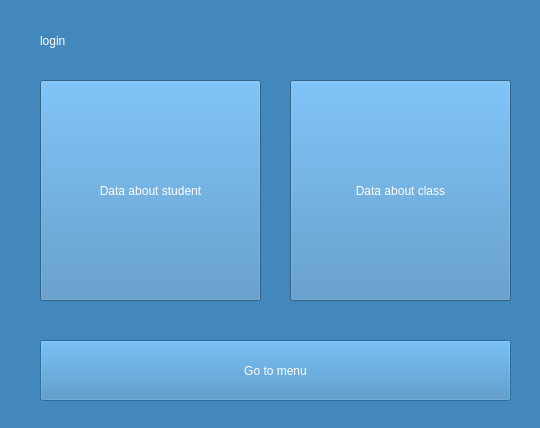
<?xml version="1.0" encoding="UTF-8"?>
<ui version="4.0">
 <class>get_data</class>
 <widget class="QDialog" name="get_data">
  <property name="geometry">
   <rect>
    <x>0</x>
    <y>0</y>
    <width>540</width>
    <height>428</height>
   </rect>
  </property>
  <property name="windowTitle">
   <string>Dialog</string>
  </property>
  <property name="styleSheet">
   <string notr="true">background-color: rgb(67, 136, 189);
selection-color: rgb(22, 34, 49);</string>
  </property>
  <widget class="QLabel" name="label">
   <property name="geometry">
    <rect>
     <x>40</x>
     <y>20</y>
     <width>471</width>
     <height>41</height>
    </rect>
   </property>
   <property name="styleSheet">
    <string notr="true">color: rgb(255, 255, 255);</string>
   </property>
   <property name="text">
    <string>login</string>
   </property>
  </widget>
  <widget class="QPushButton" name="get_back_button">
   <property name="geometry">
    <rect>
     <x>40</x>
     <y>340</y>
     <width>471</width>
     <height>61</height>
    </rect>
   </property>
   <property name="styleSheet">
    <string notr="true">color: rgb(255, 255, 255);</string>
   </property>
   <property name="text">
    <string>Go to menu</string>
   </property>
  </widget>
  <widget class="QPushButton" name="classes_info_button">
   <property name="geometry">
    <rect>
     <x>290</x>
     <y>80</y>
     <width>221</width>
     <height>221</height>
    </rect>
   </property>
   <property name="styleSheet">
    <string notr="true">color: rgb(255, 255, 255);</string>
   </property>
   <property name="text">
    <string>Data about class</string>
   </property>
  </widget>
  <widget class="QPushButton" name="students_info_button">
   <property name="geometry">
    <rect>
     <x>40</x>
     <y>80</y>
     <width>221</width>
     <height>221</height>
    </rect>
   </property>
   <property name="styleSheet">
    <string notr="true">color: rgb(255, 255, 255);</string>
   </property>
   <property name="text">
    <string>Data about student</string>
   </property>
  </widget>
 </widget>
 <tabstops>
  <tabstop>students_info_button</tabstop>
  <tabstop>classes_info_button</tabstop>
  <tabstop>get_back_button</tabstop>
 </tabstops>
 <resources/>
 <connections/>
</ui>
